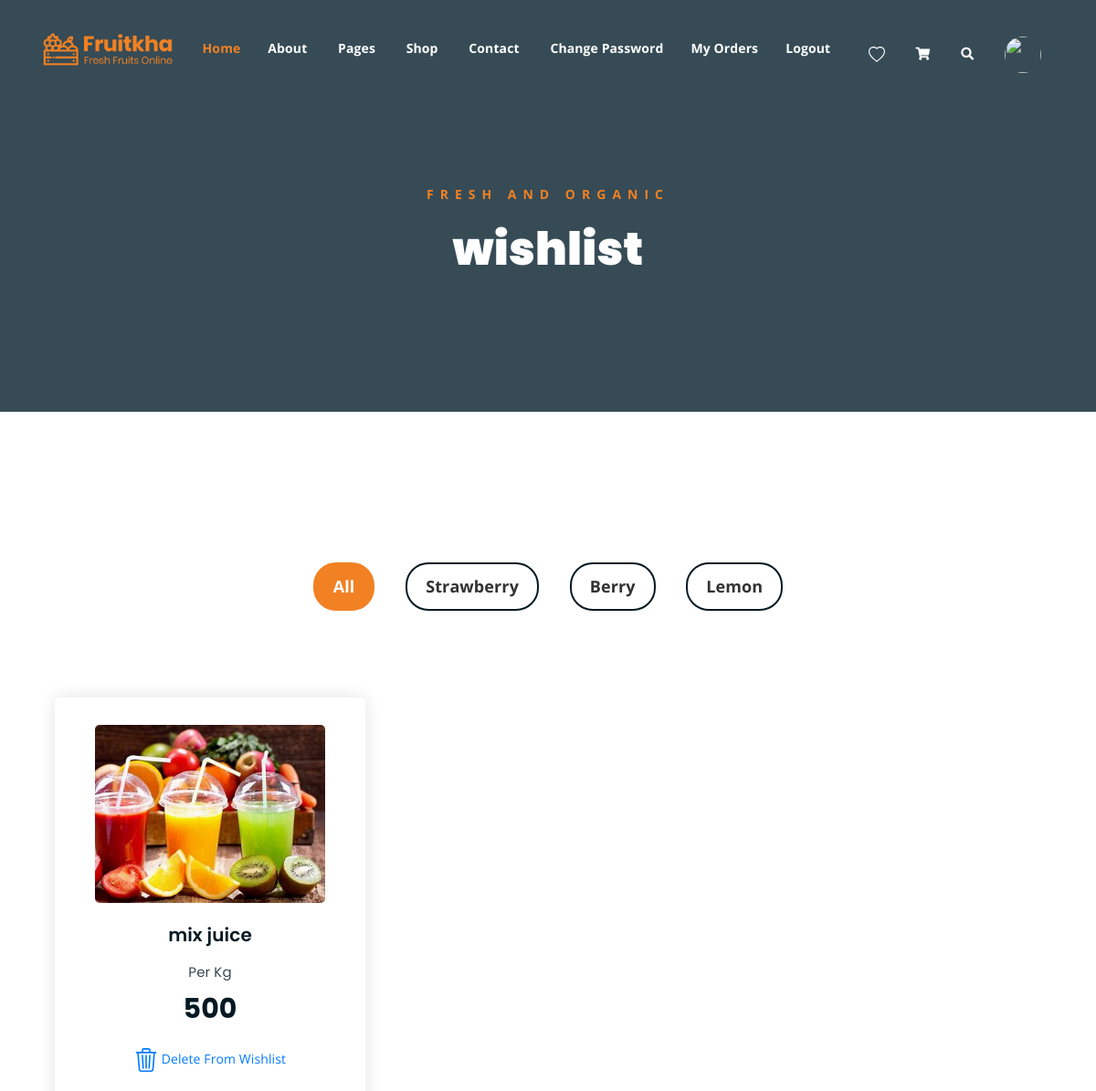
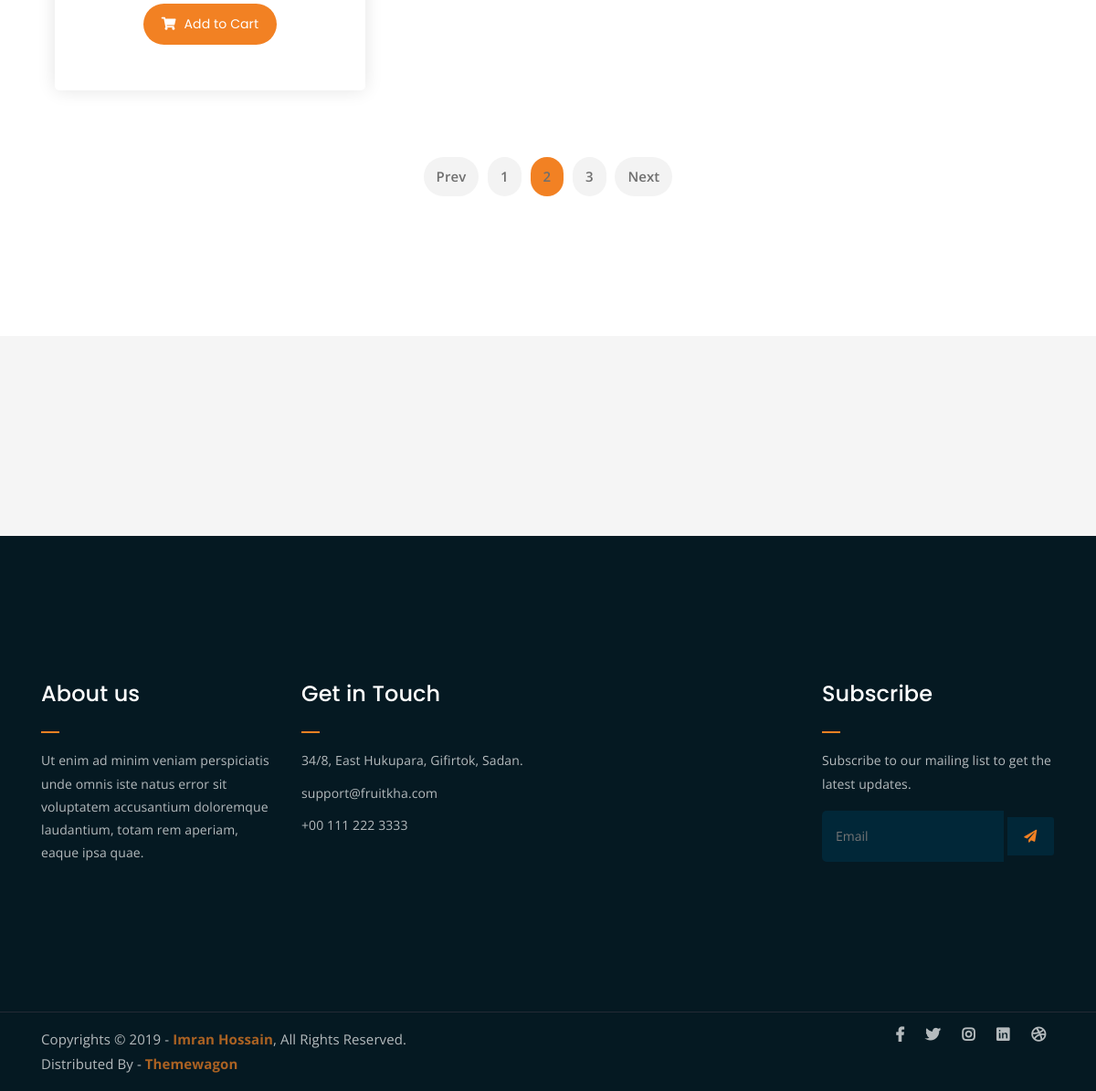
/wishlist/ (signed in), run on the app's committed database (2 pictures, top to bottom).
### myapp/models.py (models this page shows, shortened)
class Wishlist(models.Model):
    user = models.ForeignKey(User,on_delete=models.CASCADE)
    product = models.ForeignKey(Product,on_delete=models.CASCADE)
    date = models.DateTimeField(default=timezone.now)

class Product(models.Model):
    user = models.ForeignKey(User,on_delete = models.CASCADE)
    category = (
               ("Juice","Juice"),
               ("Fruits","Fruits")
               )
    pcategory = models.CharField(max_length=20,choices=category)
    pprice = models.PositiveIntegerField()
    pname = models.CharField(max_length=50)
    pdesc = models.TextField()
    pimage = models.ImageField(default="",upload_to="pimage/")

### myapp/views.py (the view)
# urls.py: path('wishlist/', views.wishlist, name='wishlist'),
def wishlist(request):
    user = User.objects.get(email = request.session['email'])
    w = False
    try:
        wish = Wishlist.objects.filter(user=user)
        w = True
    except:
        pass
    return render (request,'wishlist.html',{'wish':wish,'w':w})

### myapp/templates/wishlist.html (shortened to what this page needs)
{% extends 'header.html' %}
{% load static %}
{% block content %}
<!DOCTYPE html>
<html lang="en">
	<div class="breadcrumb-section breadcrumb-bg">
		<div class="container">
			<div class="row">
				<div class="col-lg-8 offset-lg-2 text-center">
					<div class="breadcrumb-text">
						<p>Fresh and Organic</p>
						<h1>wishlist</h1>
					</div>
				</div>
			</div>
		</div>
	</div>
	<div class="product-section mt-150 mb-150">
		<div class="container">
			<div class="row">
                <div class="col-md-12">
                    <div class="product-filters">
                        <ul>
                            <li class="active" data-filter="*">All</li>
                            <li data-filter=".strawberry">Strawberry</li>
                            <li data-filter=".berry">Berry</li>
                            <li data-filter=".lemon">Lemon</li>
                        </ul>
                    </div>
                </div>
            </div>
			{% for i in wish %}
			<div class="col-lg-4 col-md-6 text-center">
				<div class="single-product-item">
					<div class="product-image">
						<a href="{% url 'bppdetails' pk=i.product.pk %}"><img src="{{i.product.pimage.url}}" alt=""></a>
					</div>
					<h3>{{i.product.pname}}</h3>
					<p class="product-price"><span>Per Kg</span>{{i.product.pprice}}</p>
					<a href="{% url 'dwish' pk=i.pk %}">
						Delete From Wishlist
					</a>
					  <br>
					  <br>
					<a href="cart.html" class="cart-btn"><i class="fas fa-shopping-cart"></i> Add to Cart</a>
				</div>
			</div>
			{% endfor %}
			</div>
			<div class="row">
				<div class="col-lg-12 text-center">
					<div class="pagination-wrap">
						<ul>
							<li><a href="#">Prev</a></li>
							<li><a href="#">1</a></li>
							<li><a class="active" href="#">2</a></li>
							<li><a href="#">3</a></li>
							<li><a href="#">Next</a></li>
						</ul>
					</div>
				</div>
			</div>
		</div>
	<div class="logo-carousel-section">
		<div class="container">
			<div class="row">
				<div class="col-lg-12">
					<div class="logo-carousel-inner">
						<div class="single-logo-item">
							<img src="{% static 'img/company-logos/1.png' %}" alt="">
						</div>
						<div class="single-logo-item">
							<img src="{% static 'img/company-logos/2.png' %}" alt="">
						</div>
						<div class="single-logo-item">
							<img src="{% static 'img/company-logos/3.png' %}" alt="">
						</div>
						<div class="single-logo-item">
							<img src="{% static 'img/company-logos/4.png' %}" alt="">
						</div>
					</div>
				</div>
			</div>
		</div>
	</div>
</body>
</html>
{% endblock %}

### myapp/static/css/main.css (style rules this page uses)
html { font-size: 14px; font-weight: 400; line-height: 28px; height: 100%; }
body { font-family: "Open Sans", sans-serif; font-weight: 400; font-size: 1rem; letter-spacing: 0.1px; line-height: 1.8; color: #051922; overflow-x: hidden; }
body img { max-width: 100%; }
a { cursor: pointer; text-decoration: none; -webkit-transition: all 0.2s ease-in-out; -o-transition: all 0.2s ease-in-out; transition: all 0.2s ease-in-out; }
h1, .h1, h2, .h2, h3, .h3, h4, .h4, h5, .h5, h6, .h6 { font-family: "Poppins", sans-serif; font-weight: 700; margin: 0 0 1.25rem 0; color: #051922; }
h1:last-child, .h1:last-child, h2:last-child, .h2:last-child, h3:last-child, .h3:last-child, h4:last-child, .h4:last-child, h5:last-child, .h5:last-child, h6:last-child, .h6:last-child { margin: 0; }
h1, .h1 { font-size: 4rem; font-weight: 700; line-height: 4rem; }
h3, .h3 { font-size: 2rem; font-weight: 700; line-height: 2.25rem; }
p { font-family: "Open Sans", sans-serif; font-weight: 400; font-size: 1rem; letter-spacing: 0.1px; line-height: 1.8; color: #051922; margin: 0 0 1.25rem 0; }
.mt-150 { margin-top: 150px; }
.mb-150 { margin-bottom: 150px; }
a.boxed-btn, a.bordered-btn, a.cart-btn { border-radius: 50px; }
.breadcrumb-bg { background-image: url(../img/breadcrumb-bg.jpg); }
.breadcrumb-text p { color: #F28123; font-weight: 700; text-transform: uppercase; letter-spacing: 7px; }
.breadcrumb-text h1 { font-size: 50px; font-weight: 900; color: #fff; margin: 0; margin-top: 20px; }
.breadcrumb-section { padding: 150px 0; background-size: cover; background-position: center center; position: relative; z-index: 1; background-attachment: fixed; padding-top: 200px; }
.breadcrumb-section:after { position: absolute; left: 0; top: 0; width: 100%; height: 100%; content: ""; background-color: #07212e; z-index: -1; opacity: 0.8; }
.single-logo-item img { max-width: 180px; margin: 0 auto; }
.logo-carousel-section { background-color: #f5f5f5; padding: 50px 0; }
.single-logo-item { -webkit-transition: 0.3s; -o-transition: 0.3s; transition: 0.3s; }
.pagination-wrap ul li a { -webkit-transition: 0.3s; -o-transition: 0.3s; transition: 0.3s; }
.product-image img { -webkit-transition: 0.3s; -o-transition: 0.3s; transition: 0.3s; }
a.cart-btn { -webkit-transition: 0.3s; -o-transition: 0.3s; transition: 0.3s; }
.single-product-item { -webkit-transition: 0.3s; -o-transition: 0.3s; transition: 0.3s; }
html, body { height: 100%; }
.pagination-wrap { margin-top: 40px; }
.pagination-wrap ul { margin: 0; padding: 0; list-style: none; }
.pagination-wrap ul li { display: inline-block; }
.pagination-wrap ul li a { color: #6f6f6f; font-size: 15px; background-color: #f3f3f3; display: inline-block; padding: 8px 14px; border-radius: 5px; margin: 3px; font-weight: 600; border-radius: 50px; }
.pagination-wrap ul li a.active { background-color: #F28123; }
.product-filters { margin-bottom: 80px; }
.product-filters ul { margin: 0; padding: 0; list-style: none; text-align: center; }
.product-filters ul li { display: inline-block; font-weight: 700; font-size: 18px; margin: 15px; border: 2px solid #051922; color: #323232; cursor: pointer; padding: 8px 20px; border-radius: 25px; }
.product-filters ul li.active { border: 2px solid #F28123; background-color: #F28123; color: #fff; }
.single-product-item { margin-bottom: 30px; }
.product-image { padding: 30px; padding-bottom: 0; }
.product-image img { width: 90%; border-radius: 5px; margin-bottom: 20px; }
.single-product-item h3 { font-size: 20px; font-weight: 600; margin-bottom: 10px; }
p.product-price { font-family: 'Poppins', sans-serif; font-size: 30px; font-weight: 700; margin-bottom: 15px; }
p.product-price span { display: block; opacity: 0.8; font-size: 15px; font-weight: 400; }
a.cart-btn { font-family: 'Poppins', sans-serif; display: inline-block; background-color: #F28123; color: #fff; padding: 10px 20px; }
a.cart-btn i { margin-right: 5px; }
.single-product-item { -webkit-box-shadow: 0 0 20px #e4e4e4; box-shadow: 0 0 20px #e4e4e4; padding-bottom: 50px; border-radius: 5px; }

### data on the page
Wishlist: product.pimage (picture), product.pname "mix juice", product.pprice "500"
